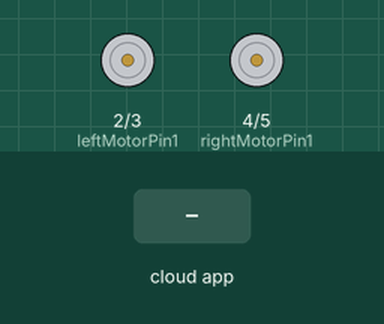
This sketch was run on a simulated Arduino Uno, built with avr-gcc and run on an emulated ATmega328P. Shown: motor-driver pin pairs drawn as motors (green arrow = first pin HIGH = forward, orange = second pin HIGH = backward, longer = more drive, scaled by the enable pin). The inputs (shaded band) are chosen by the test bench. The ROS host is connected and sends only what is stated.

Above: at 1.2 s.
1.3 s: the phone or cloud app sets linear.x to -100
At 2.0 s:
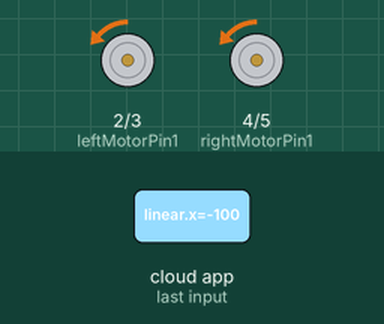
2.8 s: the phone or cloud app sets angular.z to -100
At 3.4 s:
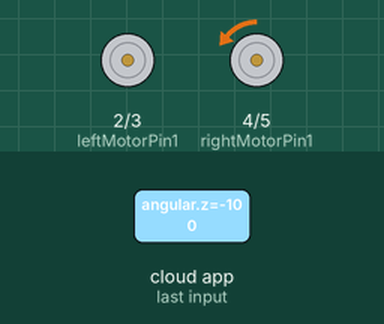
4.3 s: the phone or cloud app sets linear.x to 0
At 5.5 s:
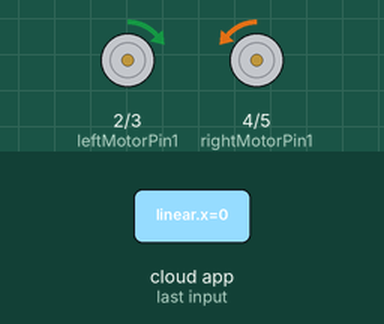
5.8 s: the phone or cloud app sets angular.z to 100
At 6.9 s:
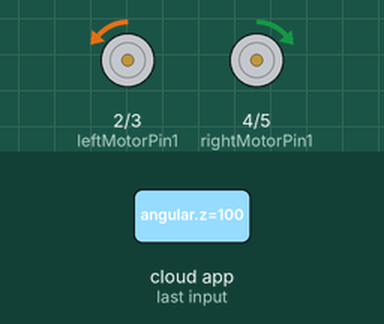
7.3 s: the phone or cloud app sets linear.x to 100
At 7.8 s:
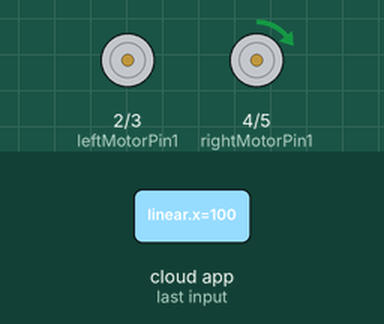
8.8 s: the phone or cloud app sets angular.z to 0
At 9.2 s:
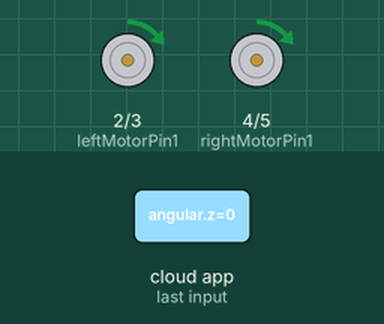
Timing chart, 0 to 11.3 s (numbered marks = the images above; inputs shaded):
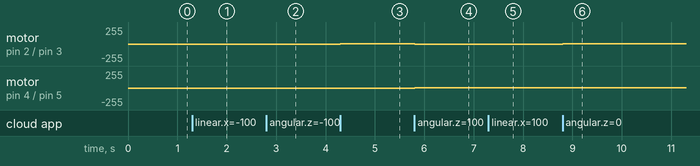

The sketch:

stm_ros_node.ino
```cpp
#include <ros.h>
#include <geometry_msgs/Twist.h>

ros::NodeHandle nh;

const int leftMotorPin1 = 2;
const int leftMotorPin2 = 3;
const int leftMotorPWM = 9;

const int rightMotorPin1 = 4;
const int rightMotorPin2 = 5;
const int rightMotorPWM = 10;

geometry_msgs::Twist twist_msg;

void twistCallback(const geometry_msgs::Twist& msg) {


  float linearVelocity = msg.linear.x;
  float angularVelocity = msg.angular.z;

  int leftMotorSpeed = (int)(linearVelocity - angularVelocity);
  int rightMotorSpeed = (int)(linearVelocity + angularVelocity);

  digitalWrite(leftMotorPin1, leftMotorSpeed > 0 ? HIGH : LOW);
  digitalWrite(leftMotorPin2, leftMotorSpeed < 0 ? HIGH : LOW);
  analogWrite(leftMotorPWM, abs(leftMotorSpeed));

  digitalWrite(rightMotorPin1, rightMotorSpeed > 0 ? HIGH : LOW);
  digitalWrite(rightMotorPin2, rightMotorSpeed < 0 ? HIGH : LOW);
  analogWrite(rightMotorPWM, abs(rightMotorSpeed));
}

ros::Subscriber<geometry_msgs::Twist> sub("/rover", &twistCallback);

void setup() {
  pinMode(leftMotorPin1, OUTPUT);
  pinMode(leftMotorPin2, OUTPUT);
  pinMode(leftMotorPWM, OUTPUT);
  pinMode(rightMotorPin1, OUTPUT);
  pinMode(rightMotorPin2, OUTPUT);
  pinMode(rightMotorPWM, OUTPUT);

  nh.initNode();
  nh.subscribe(sub);
}

void loop() {
  nh.spinOnce();
  delay(10);
}
```

Measured:
- after the input at 1.3 s, motor on pin 2 (leftMotorPin1) / pin 3 (leftMotorPin2), motor on pin 4 (rightMotorPin1) / pin 5 (rightMotorPin2): stopped → backward 1/255 at once
- after the input at 2.8 s, motor on pin 2 (leftMotorPin1) / pin 3 (leftMotorPin2): backward 1/255 → stopped at once; motor on pin 4 (rightMotorPin1) / pin 5 (rightMotorPin2): backward 1/255 → backward 2/255 at once
- after the input at 4.3 s, motor on pin 2 (leftMotorPin1) / pin 3 (leftMotorPin2): stopped → forward 1/255 at once; motor on pin 4 (rightMotorPin1) / pin 5 (rightMotorPin2): backward 2/255 → backward 1/255 at once
- after the input at 5.8 s, motor on pin 2 (leftMotorPin1) / pin 3 (leftMotorPin2): forward 1/255 → backward 1/255 at once; motor on pin 4 (rightMotorPin1) / pin 5 (rightMotorPin2): backward 1/255 → forward 1/255 at once
- after the input at 7.3 s, motor on pin 2 (leftMotorPin1) / pin 3 (leftMotorPin2): backward 1/255 → stopped at once; motor on pin 4 (rightMotorPin1) / pin 5 (rightMotorPin2): forward 1/255 → forward 2/255 at once
- after the input at 8.8 s, motor on pin 2 (leftMotorPin1) / pin 3 (leftMotorPin2): stopped → forward 1/255 at once; motor on pin 4 (rightMotorPin1) / pin 5 (rightMotorPin2): forward 2/255 → forward 1/255 at once
